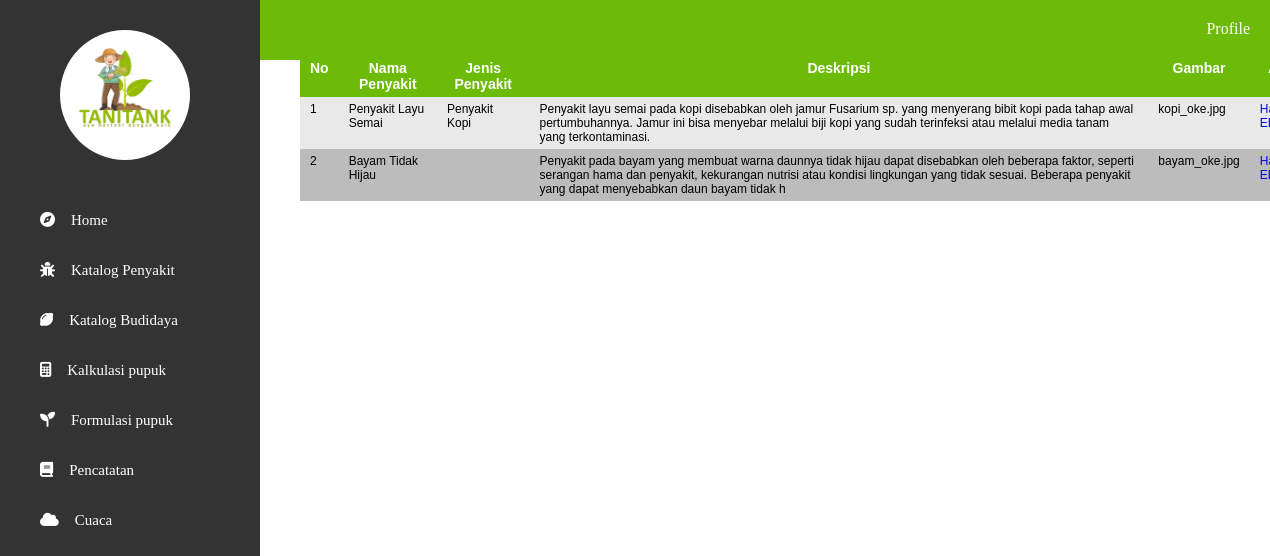
Page /pages/pengelola/_editPenyakitPengelola.php on the committed database.
### tables this page shows
CREATE TABLE `katalog_penyakit` (
  `id` int(11) NOT NULL,
  `nama_penyakit` varchar(255) NOT NULL,
  `jenis_penyakit` varchar(100) NOT NULL,
  `deskripsi` varchar(255) NOT NULL,
  `createAt` timestamp NOT NULL DEFAULT current_timestamp() ON UPDATE current_timestamp(),
  `editedAt` date DEFAULT NULL,
  `pengelola` int(11) NOT NULL,
  `gambar` varchar(50) NOT NULL
);

### pages/pengelola/_editPenyakitPengelola.php (the view, shortened to what this page needs)
<!DOCTYPE html>
<html lang="en">
<head>
</head>
<body>
    <?php
        include "_sidebarPengelola.php";
        include "_navbar.php";
        include "../../controller/conn.php";
        $sql = "select * from katalog_penyakit";
        $hasil = mysqli_query($conn,$sql);
    ?>
    <br><br><br><br><br>
    <table border="1" width="50%">
        <?php
            echo "<tr><th>No</th><th>Nama Penyakit</th><th>Jenis Penyakit</th><th>Deskripsi</th><th>Gambar</th><th>Aksi</th></tr>";
            while($row = mysqli_fetch_assoc($hasil)){
                echo "
                <tr>
                    <td>$row[id]</td>
                    <td>$row[nama_penyakit]</td>
                    <td>$row[jenis_penyakit]</td>
                    <td>$row[deskripsi]</td>
                    <td>$row[gambar]</td>
                    <td>
                    <a href='../../controller/hapusPenyakit.php?id=$row[id]'
                        onClick=\"
                            if(confirm('Apakah Anda yakin ingin menghapus data ini?'))
                                {window.location.href = '_hapusBudidayaPengelola.php'}
                            else{return false;}\">Hapus</a>
                    <a href='_showEditPenyakit.php?id=$row[id]'>EDIT</a>
                    </td>
                    ";
                }
                ?>
    </table>
    </body>
</html>

### pages/pengelola/_sidebarPengelola.php (style rules this page uses)
body { margin: 0; font-family: 'poppins' , Times, serif; font-size: 10px; color: #333; -webkit-text-size-adjust: 40%; -webkit-tap-highlight-color: transparent; }
* { margin: 0; padding: 0; list-style: none; text-decoration: none; }

### pages/pengelola/_editPenyakitPengelola.php (style rules this page uses)
table { border: none; margin-left: 300px; border-collapse:collapse; font:normal normal 12px Verdana,Arial,Sans-Serif; color: black; width: 80%; }
table th { border: none; background:#6CBB08; color:white; font-weight:bold; font-size:14px; }
table th, table td { border: none; vertical-align:top; padding:5px 10px; }
table tr { background: #BCBCBC; }
table tr:nth-child(even) { background:#E9E9E9; }

### rows in the picture
katalog_penyakit: id "1", nama_penyakit "Penyakit Layu Semai", jenis_penyakit "Penyakit Kopi", deskripsi "Penyakit layu semai pada kopi disebabkan oleh jamur Fusarium sp. yang menyerang bibit kopi pada tahap awal pertumbuhannya. Jamur ini bisa menyebar melalui biji kopi yang sudah terinfeksi atau melalui media tanam yang terkontaminasi.", gambar "kopi_oke.jpg"
katalog_penyakit: id "2", nama_penyakit "Bayam Tidak Hijau", deskripsi "Penyakit pada bayam yang membuat warna daunnya tidak hijau dapat disebabkan oleh beberapa faktor, seperti serangan hama dan penyakit, kekurangan nutrisi atau kondisi lingkungan yang tidak sesuai. Beberapa penyakit yang dapat menyebabkan daun bayam tidak h", gambar "bayam_oke.jpg"
